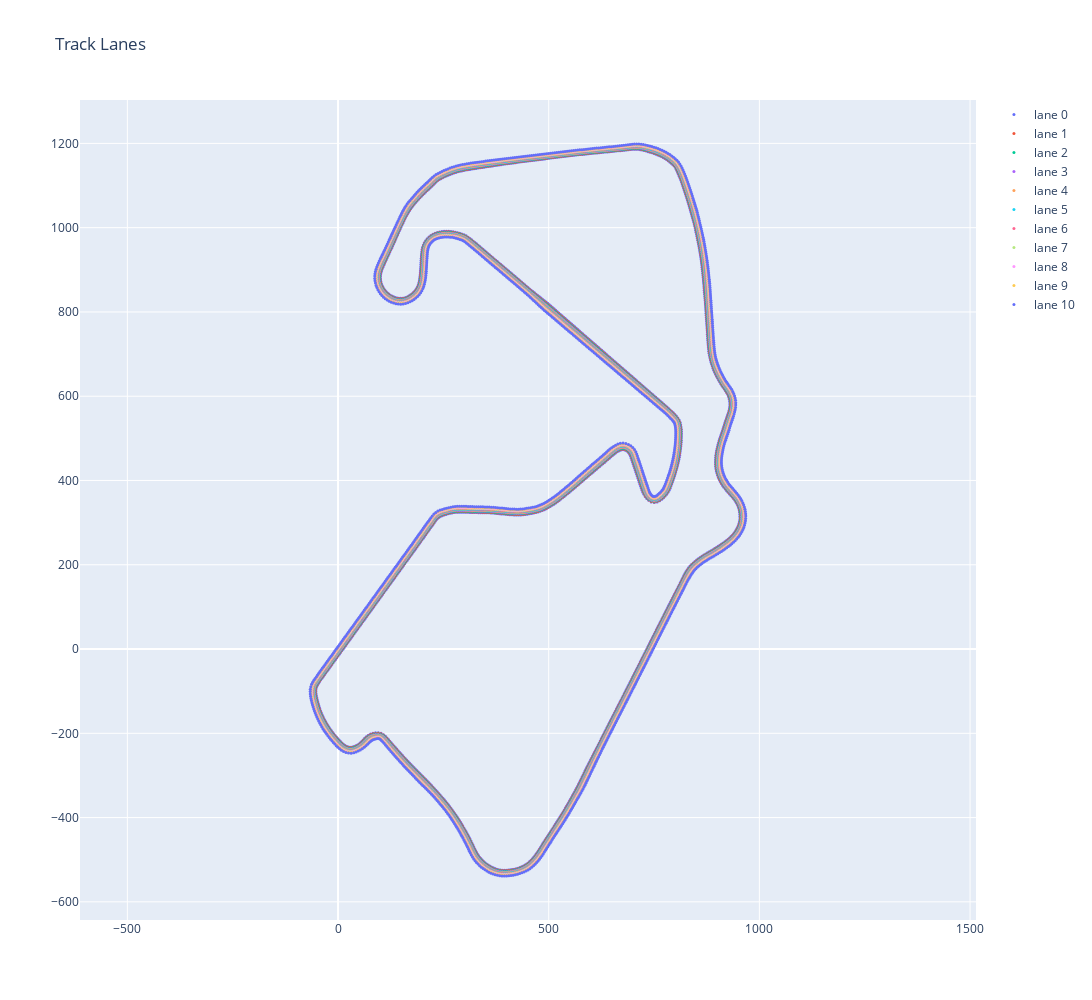

The notebook cell saved with this chart:
### Code cell
import plotly.graph_objects as go
fig = go.Figure()

for i in range(N_LANES):
    fig.add_trace(go.Scatter(
        x = lanesdfd["x_lane" + str(i)].to_numpy(),
        y = lanesdfd["y_lane" + str(i)].to_numpy(),
        mode = "markers",
        marker  = dict(size=3),
        name = "lane " + str(i)
    ))

fig.update_layout(
    width=1200,
    height=1000,
    title="Track Lanes",
    xaxis=dict(scaleanchor="y", scaleratio=1),
)

fig.show()

### Figure 1 — Plotly figure (JSON) as saved in the notebook; plotly's stock layout.template omitted (floating-point values rounded to 4 significant figures; data arrays with more than 128 entries replaced by an {"elided": "..."} marker saying what was removed)
{"data": [{"marker": {"size": 3}, "mode": "markers", "name": "lane 0", "type": "scatter", "x": {"elided": "1178 float values"}, "y": {"elided": "1178 float values"}}, {"marker": {"size": 3}, "mode": "markers", "name": "lane 1", "type": "scatter", "x": {"elided": "1178 float values"}, "y": {"elided": "1178 float values"}}, {"marker": {"size": 3}, "mode": "markers", "name": "lane 2", "type": "scatter", "x": {"elided": "1178 float values"}, "y": {"elided": "1178 float values"}}, {"marker": {"size": 3}, "mode": "markers", "name": "lane 3", "type": "scatter", "x": {"elided": "1178 float values"}, "y": {"elided": "1178 float values"}}, {"marker": {"size": 3}, "mode": "markers", "name": "lane 4", "type": "scatter", "x": {"elided": "1178 float values"}, "y": {"elided": "1178 float values"}}, {"marker": {"size": 3}, "mode": "markers", "name": "lane 5", "type": "scatter", "x": {"elided": "1178 float values"}, "y": {"elided": "1178 float values"}}, {"marker": {"size": 3}, "mode": "markers", "name": "lane 6", "type": "scatter", "x": {"elided": "1178 float values"}, "y": {"elided": "1178 float values"}}, {"marker": {"size": 3}, "mode": "markers", "name": "lane 7", "type": "scatter", "x": {"elided": "1178 float values"}, "y": {"elided": "1178 float values"}}, {"marker": {"size": 3}, "mode": "markers", "name": "lane 8", "type": "scatter", "x": {"elided": "1178 float values"}, "y": {"elided": "1178 float values"}}, {"marker": {"size": 3}, "mode": "markers", "name": "lane 9", "type": "scatter", "x": {"elided": "1178 float values"}, "y": {"elided": "1178 float values"}}, {"marker": {"size": 3}, "mode": "markers", "name": "lane 10", "type": "scatter", "x": {"elided": "1178 float values"}, "y": {"elided": "1178 float values"}}], "layout": {"height": 1000, "title": {"text": "Track Lanes"}, "width": 1200, "xaxis": {"scaleanchor": "y", "scaleratio": 1}}}
